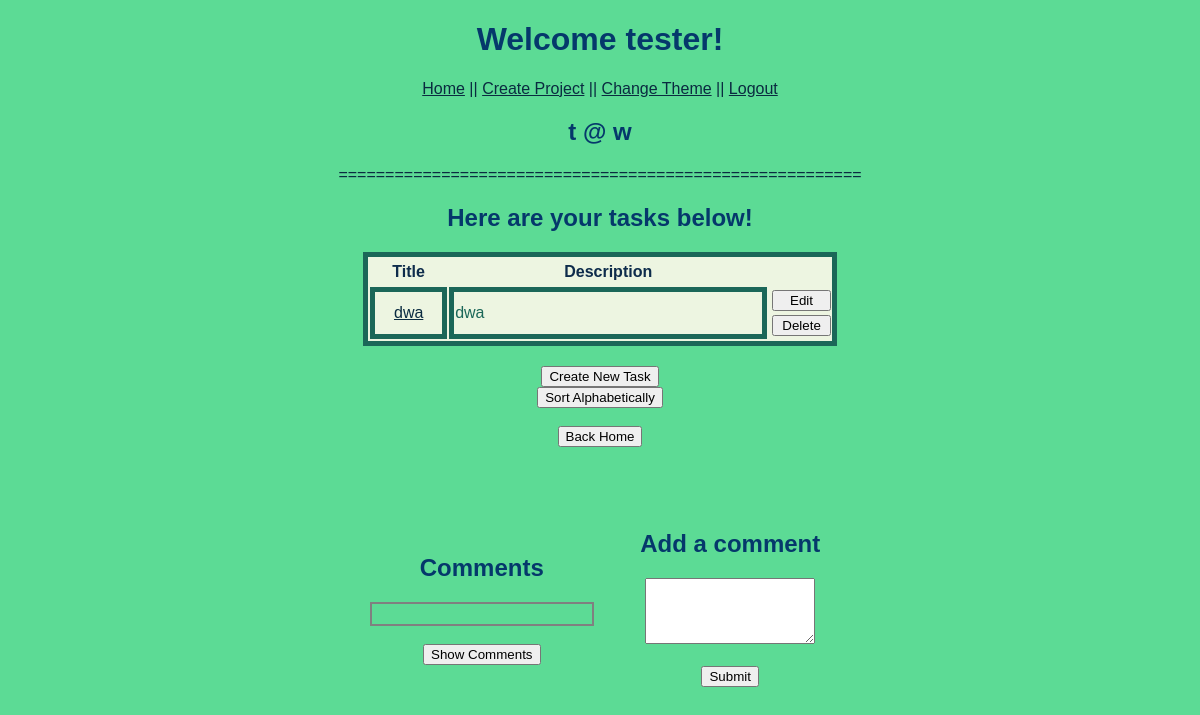
The page /view_project/1/hidec (signed in) on the database its author committed.
### models.py (models this page shows, shortened)
class Project(db.Model):
    id = db.Column('id', db.Integer, primary_key = True)
    title = db.Column('title', db.String(200))
    detail = db.Column('detail', db.String(1000))
    company_name = db.Column('company_name', db.String(100))
    img_name = db.Column('img', db.String(100))

class Task(db.Model):
    id = db.Column('id', db.Integer, primary_key = True)
    project_id = db.Column(db.Integer, db.ForeignKey('project.id'), nullable=False)
    title = db.Column('title', db.String(200))
    description = db.Column('description', db.String(1000))

### app.py (the view)
@app.route('/view_project/<project_id>/hidec')
def get_projecthidec(project_id):
    if session.get('user'):
        my_project = find_project_by_id(project_id)
        tasks = find_tasks_by_project(project_id)
        comments = find_comments_by_project(project_id)
        return render_template('view_project_hidec.html', project=my_project, user=session['user'], proj_tasks=tasks, theme=session['user_theme'], project_comments=comments)
    return redirect(url_for('login'))

### models.py (called while the page is built)
def find_project_by_id(p_id):
    return db.session.query(Project).filter_by(id = p_id).one()

def find_tasks_by_project(p_id):
    return db.session.query(Task).filter_by(project_id = p_id).all()

def find_comments_by_project(p_id):
    return db.session.query(Project_Comment).filter_by(project_id = p_id).all()

### templates/view_project_hidec.html (shortened to what this page needs)
<!DOCTYPE html>
<html lang="en">
<head>
    {% if theme == 1 %}
    <link rel="stylesheet" href="{{ url_for('static', filename='main.css')}}">
    {% elif theme == 3 %}
    <link rel="stylesheet" href="{{ url_for('static', filename='third.css')}}">
    {% else %}
    <link rel="stylesheet" href="{{ url_for('static', filename='second.css')}}">
    {% endif %}
</head>
<body>
    <h1>Welcome {{user}}!</h1>
    <nav>
        <a href="{{ url_for('index') }}">Home</a> <span class="nav-spacing">||</span>
        <a href="{{ url_for('new_project') }}">Create Project</a> <span class="nav-spacing">||</span>
        <a href="{{ url_for('change_style', theme_id=theme) }}" method="get">Change Theme</a> <span
            class="nav-spacing">||</span>
        <a href="{{ url_for('logout') }}">Logout</a>
    </nav>
    <div class="projectView">
        <h2>{{project.title}} @ {{project.company_name}}</h2>
        <a>========================================================</a>
    </div>
    <div class="table-header">
        <h2>Here are your tasks below!</h2>
    </div>
    <div class="box">
        <table class="insideBox">
            {% if proj_tasks != [] %}
            <tr>
                <td>
                    <h3>Title</h3>
                </td>
                <td>
                    <h3>Description</h3>
                </td>
            </tr>
            {% for task in proj_tasks%}
            <tr>
                <td class="tableRow"><a
                        href="{{ url_for('view_task', project_id=project.id, t_id=task.id)}}">{{task.title}}</a></td>
                <td class="tableRow3">{{task.description}}</td>
                <td>
                    <form action="{{url_for('edit_task',project_id=project.id,t_id=task.id)}}" method="get">
                        <input type="submit" value="Edit">
                    </form>
                    <form action="{{url_for('delete_task',project_id=project.id,t_id=task.id)}}" method="post">
                        <input type="submit" value="Delete">
                    </form>
                </td>
            </tr>
            {% endfor %}
            {% else %}
            <tr>
                <h3>No tasks to display.</h3>
            </tr>
            {% endif %}
        </table>
        <div class="projectView">
            <form action="{{ url_for('new_task', project_id=project.id)}}">
                <input type="submit" value="Create New Task">
            </form>
            <form action="{{url_for('tsort', project_id=project.id)}}">
                <input type="submit" value="Sort Alphabetically">
            </form><br>
            <form action="{{ url_for('index')}}" method="get">
                <input type="submit" value="Back Home">
            </form>
        </div>
    </div>
    <div class='parent'>
        <div class='child'>
            <h2>
                <nav>Comments</nav>
            </h2>
            <div class="commentsBox">
            </div>
            <form action="{{ url_for('get_project', project_id=project.id)}}" method="get">
                <br>
                <nav><input type="submit" value="Show Comments"></nav>
            </form>
        </div>
        <div class='child2'>
            <form action="{{ url_for('project_comment', project_id=project.id) }}" method="post">
                <div>
                    <h2 class="title">Add a comment</h2>
                    <textarea name="comment" rows="4" cols="0"></textarea><br><br>
                    <input type="submit" value="Submit">
                </div>
            </form>
        </div>
    </div>
</body>
</html>

### static/main.css (style rules this page uses)
* { font-family: 'Gill Sans', 'Gill Sans MT', Calibri, 'Trebuchet MS', sans-serif; }
h1 { color:#05386B; text-align: center; }
h2 { color: #05386B; }
h3 { color:#0e2c4b; font-size: 16px; }
body { background:#5CDB95; }
a, .nav-spacing { color: inherit; color: #0a2b40; }
nav { text-align: center; }
.box { color: #1b6758; width: 40%; text-align: center; margin: 0px auto; }
.table-header { text-align: center; margin: 0px auto; }
.insideBox { background-color: #edf5e1; text-align: left; border: 5px solid; margin-bottom: 20px; width: 100%; }
.insideBox h3 { text-align: center; margin: 3px; }
.tableRow { border: 5px solid #1b6758; width: 5em; text-align: center; }
.tableRow3 { border: 5px solid #1b6758; width: 25em; }
.insideBox input[type=submit] { margin: 2px; width: 100%; }
.projectView { text-align: center; }
.commentsBox { border: 2px solid gray; padding-bottom: 20px; width: 200px; padding-right: 20px; margin: 0px auto; }
form div { margin: 2px auto; width: 200px; }
.parent { margin: 1rem; padding: 2rem 2rem; text-align: center; }
.child { display: inline-block; padding: 1rem 1rem; vertical-align: middle; text-align: left; }
.child2 { display: inline-block; padding: 1rem 1rem; vertical-align: middle; }

### rows shown on the page
Project: title "t", company_name "w"
Task: title "dwa", description "dwa"

### other values the page prints
{{ user }} "tester"
